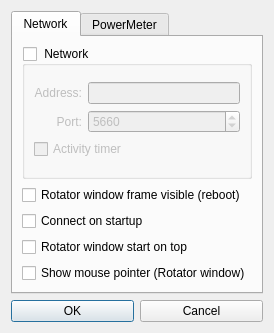
<?xml version="1.0" encoding="UTF-8"?>
<ui version="4.0">
 <class>SettingsDialog</class>
 <widget class="QDialog" name="SettingsDialog">
  <property name="geometry">
   <rect>
    <x>0</x>
    <y>0</y>
    <width>251</width>
    <height>331</height>
   </rect>
  </property>
  <property name="sizePolicy">
   <sizepolicy hsizetype="Preferred" vsizetype="Preferred">
    <horstretch>0</horstretch>
    <verstretch>0</verstretch>
   </sizepolicy>
  </property>
  <property name="minimumSize">
   <size>
    <width>0</width>
    <height>0</height>
   </size>
  </property>
  <property name="maximumSize">
   <size>
    <width>600</width>
    <height>600</height>
   </size>
  </property>
  <property name="windowTitle">
   <string>Settings</string>
  </property>
  <layout class="QVBoxLayout" name="verticalLayout_2">
   <item>
    <widget class="QTabWidget" name="tabWidget">
     <property name="currentIndex">
      <number>0</number>
     </property>
     <widget class="QWidget" name="Tab1">
      <attribute name="title">
       <string>Network</string>
      </attribute>
      <layout class="QVBoxLayout" name="verticalLayout_5">
       <item>
        <widget class="QGroupBox" name="groupBoxNetwork">
         <property name="title">
          <string> Network </string>
         </property>
         <property name="checkable">
          <bool>true</bool>
         </property>
         <property name="checked">
          <bool>false</bool>
         </property>
         <layout class="QVBoxLayout" name="verticalLayout_3">
          <item>
           <layout class="QGridLayout" name="gridLayout3">
            <item row="0" column="0">
             <widget class="QLabel" name="labelIP">
              <property name="layoutDirection">
               <enum>Qt::LeftToRight</enum>
              </property>
              <property name="text">
               <string>Address:</string>
              </property>
              <property name="alignment">
               <set>Qt::AlignRight|Qt::AlignTrailing|Qt::AlignVCenter</set>
              </property>
             </widget>
            </item>
            <item row="0" column="1">
             <widget class="QLineEdit" name="lineEditIP"/>
            </item>
            <item row="1" column="0">
             <widget class="QLabel" name="labelPort">
              <property name="layoutDirection">
               <enum>Qt::LeftToRight</enum>
              </property>
              <property name="text">
               <string>Port:</string>
              </property>
              <property name="alignment">
               <set>Qt::AlignRight|Qt::AlignTrailing|Qt::AlignVCenter</set>
              </property>
             </widget>
            </item>
            <item row="1" column="1">
             <widget class="QSpinBox" name="spinBoxPort">
              <property name="maximum">
               <number>65000</number>
              </property>
              <property name="value">
               <number>5660</number>
              </property>
             </widget>
            </item>
            <item row="2" column="0" colspan="2">
             <widget class="QCheckBox" name="checkBoxActivityTimer">
              <property name="text">
               <string>Activity timer</string>
              </property>
             </widget>
            </item>
           </layout>
          </item>
         </layout>
        </widget>
       </item>
       <item>
        <layout class="QVBoxLayout" name="verticalLayout4">
         <item>
          <widget class="QCheckBox" name="checkBoxRotatorWindowFrame">
           <property name="text">
            <string>Rotator window frame visible (reboot)</string>
           </property>
          </widget>
         </item>
         <item>
          <widget class="QCheckBox" name="checkBoxConnectOnStartup">
           <property name="text">
            <string>Connect on startup</string>
           </property>
          </widget>
         </item>
         <item>
          <widget class="QCheckBox" name="checkBoxRotatorWindowStartOnStop">
           <property name="text">
            <string>Rotator window start on top</string>
           </property>
          </widget>
         </item>
         <item>
          <widget class="QCheckBox" name="checkBoxRotatorShowMousePointer">
           <property name="text">
            <string>Show mouse pointer (Rotator window)</string>
           </property>
          </widget>
         </item>
        </layout>
       </item>
      </layout>
     </widget>
     <widget class="QWidget" name="Tab2">
      <attribute name="title">
       <string>PowerMeter</string>
      </attribute>
      <layout class="QVBoxLayout" name="verticalLayout">
       <item>
        <widget class="QGroupBox" name="groupBoxPowerMeterNetwork">
         <property name="title">
          <string>Enabled</string>
         </property>
         <property name="checkable">
          <bool>true</bool>
         </property>
         <property name="checked">
          <bool>false</bool>
         </property>
         <layout class="QVBoxLayout" name="verticalLayout_4">
          <item>
           <layout class="QGridLayout" name="gridLayoutPowerMeter3">
            <item row="0" column="0">
             <widget class="QLabel" name="labelPowerMeterIP">
              <property name="layoutDirection">
               <enum>Qt::LeftToRight</enum>
              </property>
              <property name="text">
               <string>Address:</string>
              </property>
              <property name="alignment">
               <set>Qt::AlignRight|Qt::AlignTrailing|Qt::AlignVCenter</set>
              </property>
             </widget>
            </item>
            <item row="1" column="0">
             <widget class="QLabel" name="labelPowerMeterPort">
              <property name="layoutDirection">
               <enum>Qt::LeftToRight</enum>
              </property>
              <property name="text">
               <string>Port:</string>
              </property>
              <property name="alignment">
               <set>Qt::AlignRight|Qt::AlignTrailing|Qt::AlignVCenter</set>
              </property>
             </widget>
            </item>
            <item row="0" column="1">
             <widget class="QLineEdit" name="lineEditPowerMeterIP"/>
            </item>
            <item row="1" column="1">
             <widget class="QSpinBox" name="spinBoxPowerMeterPort">
              <property name="maximum">
               <number>65000</number>
              </property>
              <property name="value">
               <number>5660</number>
              </property>
             </widget>
            </item>
           </layout>
          </item>
         </layout>
        </widget>
       </item>
       <item>
        <layout class="QGridLayout" name="gridLayout">
         <item row="0" column="1">
          <widget class="QComboBox" name="comboBoxPowerMeterBand">
           <item>
            <property name="text">
             <string>160m</string>
            </property>
           </item>
           <item>
            <property name="text">
             <string>80m</string>
            </property>
           </item>
           <item>
            <property name="text">
             <string>40m</string>
            </property>
           </item>
           <item>
            <property name="text">
             <string>30m</string>
            </property>
           </item>
           <item>
            <property name="text">
             <string>20m</string>
            </property>
           </item>
           <item>
            <property name="text">
             <string>17m</string>
            </property>
           </item>
           <item>
            <property name="text">
             <string>15m</string>
            </property>
           </item>
           <item>
            <property name="text">
             <string>12m</string>
            </property>
           </item>
           <item>
            <property name="text">
             <string>10m</string>
            </property>
           </item>
          </widget>
         </item>
         <item row="2" column="0">
          <widget class="QLabel" name="labelPowerMeterScaling">
           <property name="text">
            <string>Scaling</string>
           </property>
           <property name="alignment">
            <set>Qt::AlignRight|Qt::AlignTrailing|Qt::AlignVCenter</set>
           </property>
          </widget>
         </item>
         <item row="2" column="3">
          <spacer name="horizontalSpacer">
           <property name="orientation">
            <enum>Qt::Horizontal</enum>
           </property>
           <property name="sizeHint" stdset="0">
            <size>
             <width>40</width>
             <height>20</height>
            </size>
           </property>
          </spacer>
         </item>
         <item row="1" column="0">
          <widget class="QLabel" name="labelPowerMeterAddress">
           <property name="text">
            <string>Address:</string>
           </property>
           <property name="alignment">
            <set>Qt::AlignRight|Qt::AlignTrailing|Qt::AlignVCenter</set>
           </property>
          </widget>
         </item>
         <item row="1" column="1">
          <widget class="QSpinBox" name="spinBoxPowerMeterAddress">
           <property name="minimum">
            <number>0</number>
           </property>
           <property name="maximum">
            <number>255</number>
           </property>
           <property name="value">
            <number>1</number>
           </property>
          </widget>
         </item>
         <item row="1" column="2" colspan="2">
          <widget class="QLabel" name="labelPowerMeterAddressDec">
           <property name="text">
            <string>(dec, 0 = disabled)</string>
           </property>
          </widget>
         </item>
         <item row="0" column="2" colspan="2">
          <widget class="QCheckBox" name="checkBoxPowerMeterAllBands">
           <property name="text">
            <string>All bands</string>
           </property>
          </widget>
         </item>
         <item row="2" column="1" colspan="2">
          <widget class="QComboBox" name="comboBoxPowerMeterScaling">
           <item>
            <property name="text">
             <string>Auto</string>
            </property>
           </item>
           <item>
            <property name="text">
             <string>150W</string>
            </property>
           </item>
           <item>
            <property name="text">
             <string>1000W</string>
            </property>
           </item>
           <item>
            <property name="text">
             <string>1500W</string>
            </property>
           </item>
           <item>
            <property name="text">
             <string>2000W</string>
            </property>
           </item>
           <item>
            <property name="text">
             <string>3000W</string>
            </property>
           </item>
           <item>
            <property name="text">
             <string>5000W</string>
            </property>
           </item>
           <item>
            <property name="text">
             <string>10000W</string>
            </property>
           </item>
           <item>
            <property name="text">
             <string>15000W</string>
            </property>
           </item>
          </widget>
         </item>
         <item row="0" column="0">
          <widget class="QLabel" name="labelPowerMeterBand">
           <property name="text">
            <string>Band:</string>
           </property>
           <property name="alignment">
            <set>Qt::AlignRight|Qt::AlignTrailing|Qt::AlignVCenter</set>
           </property>
          </widget>
         </item>
        </layout>
       </item>
       <item>
        <spacer name="verticalSpacer">
         <property name="orientation">
          <enum>Qt::Vertical</enum>
         </property>
         <property name="sizeHint" stdset="0">
          <size>
           <width>20</width>
           <height>50</height>
          </size>
         </property>
        </spacer>
       </item>
       <item>
        <layout class="QGridLayout" name="gridLayout_14">
         <item row="0" column="1">
          <widget class="QSpinBox" name="spinBoxPowerMeterUpdateRateText">
           <property name="minimum">
            <number>0</number>
           </property>
           <property name="maximum">
            <number>5000</number>
           </property>
           <property name="singleStep">
            <number>100</number>
           </property>
           <property name="value">
            <number>500</number>
           </property>
          </widget>
         </item>
         <item row="1" column="2">
          <widget class="QLabel" name="labelPowerMeterUpdateRateBargraphDec">
           <property name="text">
            <string>(ms)</string>
           </property>
          </widget>
         </item>
         <item row="1" column="1">
          <widget class="QSpinBox" name="spinBoxPowerMeterUpdateRateBargraph">
           <property name="minimum">
            <number>0</number>
           </property>
           <property name="maximum">
            <number>5000</number>
           </property>
           <property name="singleStep">
            <number>100</number>
           </property>
           <property name="value">
            <number>200</number>
           </property>
          </widget>
         </item>
         <item row="0" column="2">
          <widget class="QLabel" name="labelPowerMeterUpdateRateTextDec">
           <property name="text">
            <string>(ms)</string>
           </property>
          </widget>
         </item>
         <item row="0" column="0">
          <widget class="QLabel" name="labelPowerMeterUpdateRateText">
           <property name="text">
            <string>Text:</string>
           </property>
           <property name="alignment">
            <set>Qt::AlignRight|Qt::AlignTrailing|Qt::AlignVCenter</set>
           </property>
          </widget>
         </item>
         <item row="1" column="0">
          <widget class="QLabel" name="labelPowerMeterUpdateRateBargraph">
           <property name="text">
            <string>Bargraph:</string>
           </property>
           <property name="alignment">
            <set>Qt::AlignRight|Qt::AlignTrailing|Qt::AlignVCenter</set>
           </property>
          </widget>
         </item>
        </layout>
       </item>
      </layout>
     </widget>
    </widget>
   </item>
   <item>
    <layout class="QGridLayout" name="gridLayout4">
     <item row="0" column="0">
      <widget class="QPushButton" name="pushButtonOK">
       <property name="text">
        <string>OK</string>
       </property>
      </widget>
     </item>
     <item row="0" column="1">
      <widget class="QPushButton" name="pushButtonCancel">
       <property name="text">
        <string>Cancel</string>
       </property>
      </widget>
     </item>
    </layout>
   </item>
  </layout>
 </widget>
 <resources/>
 <connections/>
 <slots>
  <slot>groupBoxNetworkClicked(bool)</slot>
  <slot>groupBoxCOMClicked(bool)</slot>
 </slots>
</ui>
